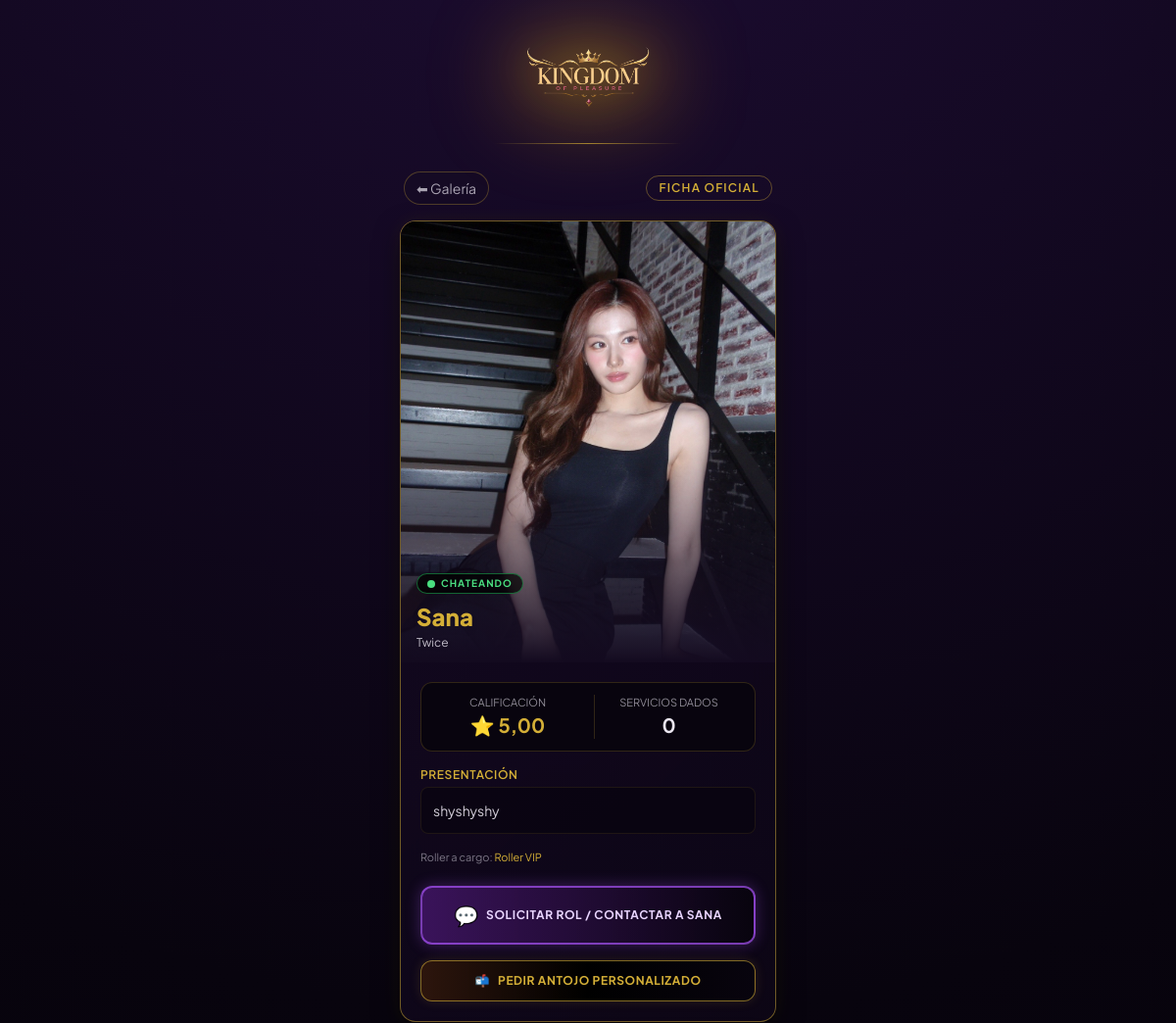
The page /idols/20/ (upper part) on the database as committed earlier.
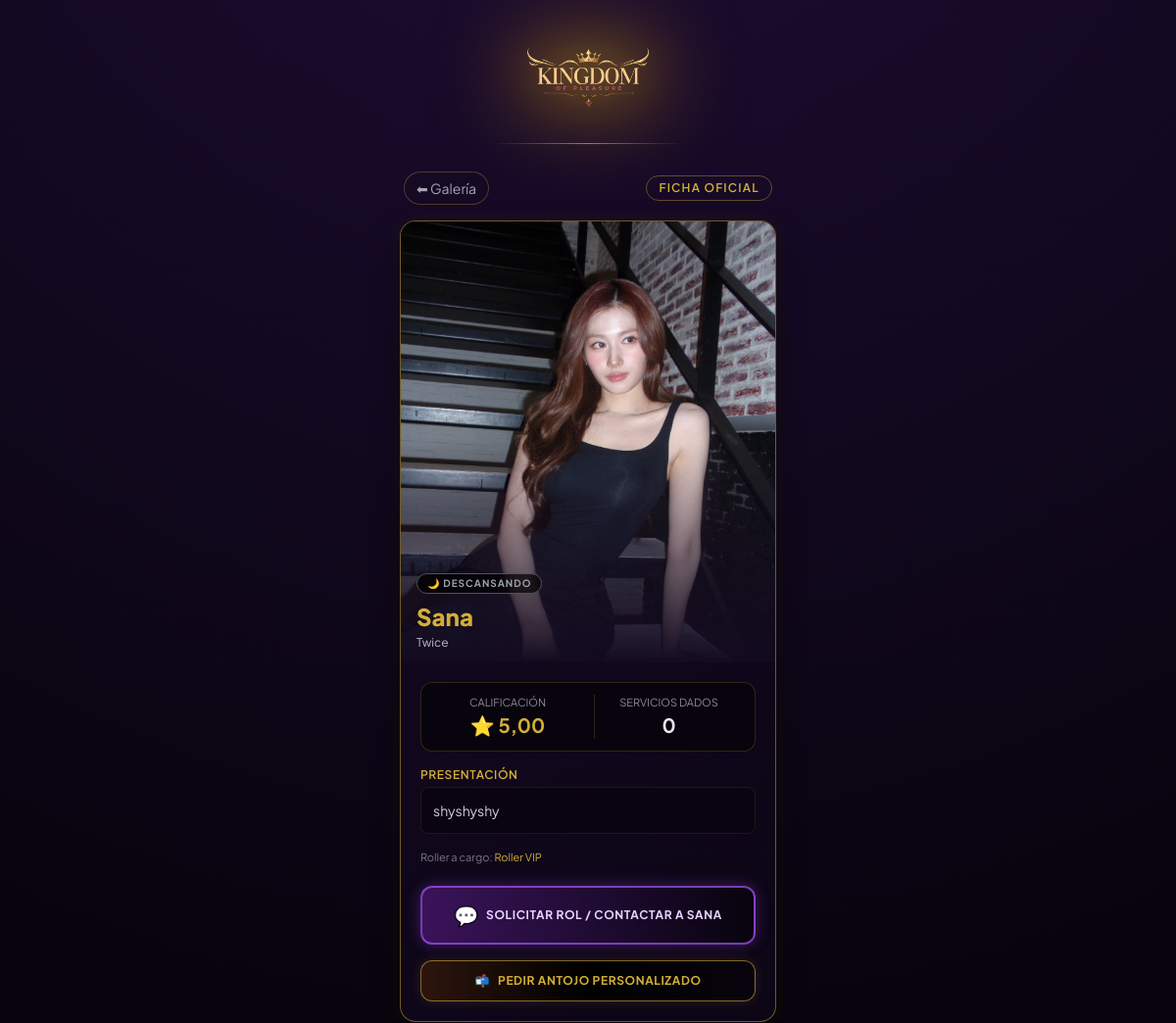
The same page on the database as committed later.
### idols/views.py (the view, shortened to what this page needs)
# urls.py: path('<int:idol_id>/', views.idol_detail, name='detail'), # <- Esta es la clave
def idol_detail(request, idol_id):
    tg_id = request.GET.get('tg_id') or request.POST.get('tg_id')
    tg_username = request.GET.get('tg_username') or request.POST.get('tg_username') or 'Cliente VIP'
    idol = get_object_or_404(IdolProfile, id=idol_id)
    reviews = idol.reviews.all()
    recent_posts = idol.posts.all().order_by('-created_at')[:6]
    unlocked_ids = []
    total_sales = PostUnlock.objects.filter(post__idol=idol).count()
    is_top_rated = (idol.rating >= 4.80 and idol.services_done >= 2)
    is_trending = (total_sales >= 3)
    context = {
        'idol': idol,
        'reviews': reviews,
        'recent_posts': recent_posts,
        'unlocked_ids': unlocked_ids,
        'is_top_rated': is_top_rated,
        'is_trending': is_trending,
        'total_sales': total_sales,
        'tg_id': tg_id,
        'tg_username': tg_username,
    }
    return render(request, 'idols/detail.html', context)

### templates/idols/detail.html (shortened to what the changed rows need)
{% extends 'base.html' %}
{% block content %}
<div class="p-4 mt-2 flex flex-col gap-4 mx-auto w-full max-w-md pb-20">
    <div class="vip-panel overflow-hidden border border-vip-gold/50 rounded-2xl">
        <div class="relative aspect-[3/4] w-full max-h-[450px]">
            <div class="absolute bottom-3 left-4 right-4 z-10 flex flex-col gap-1">
                <div class="flex items-center gap-1.5 flex-wrap">
                    {% if idol.status == 'online' %}
                        <span class="inline-flex items-center gap-1.5 text-[10px] font-bold text-green-400 uppercase tracking-widest bg-black/70 px-2.5 py-0.5 rounded-full border border-green-500/50 backdrop-blur-sm">
                            <span class="w-2 h-2 rounded-full bg-green-400 animate-ping"></span> Chateando
                        </span>
                    {% elif idol.status == 'antojos' %}
                        <span class="inline-flex items-center gap-1.5 text-[10px] font-bold text-purple-300 uppercase tracking-widest bg-black/70 px-2.5 py-0.5 rounded-full border border-purple-500/50 backdrop-blur-sm">
                            🔥 Antojos
                        </span>
                    {% else %}
                        <span class="inline-flex items-center gap-1.5 text-[10px] font-bold text-gray-400 uppercase tracking-widest bg-black/70 px-2.5 py-0.5 rounded-full border border-gray-600 backdrop-blur-sm">
                            🌙 Descansando
                        </span>
                    {% endif %}
                </div>
                <h1 class="text-2xl font-black text-vip-gold drop-shadow-md leading-tight mt-1">{{ idol.stage_name }}</h1>
            </div>
        </div>
    </div>
</div>
{% endblock %}

Rows that differ between the two databases and show on the page:
changed IdolProfile "Sana": status "online" → "offline" (drawn)
Other text that changed with them:
text no longer shown: "CHATEANDO"
text now shown: "🌙 DESCANSANDO"
